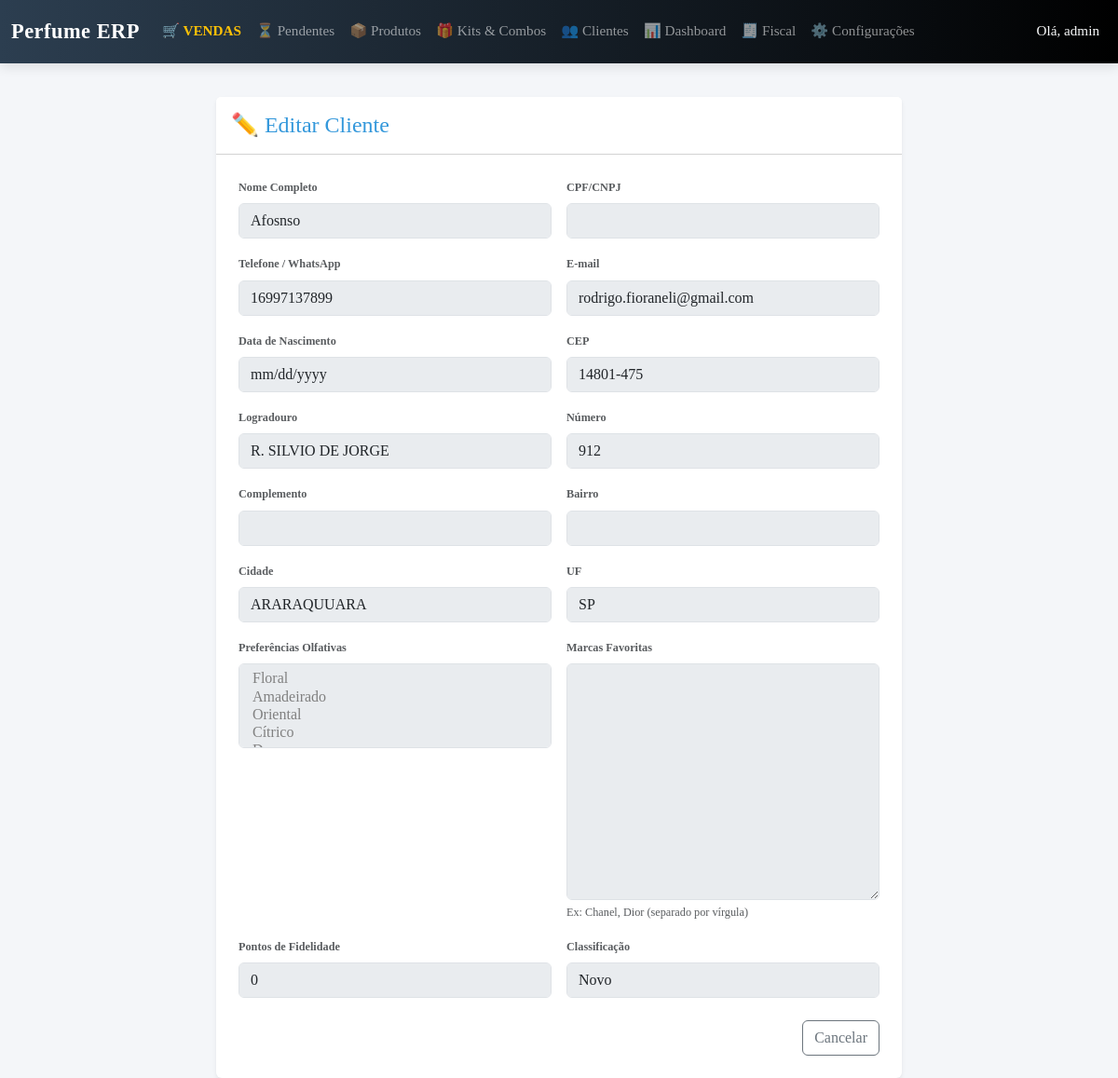
Page /clientes/detalhe/2/ (signed in) on the committed database.
### customers/models.py (models this page shows, shortened)
class Customer(models.Model):
    CLASSIFICATION_CHOICES = [
        ('novo', 'Novo'),
        ('recorrente', 'Recorrente'),
        ('vip', 'VIP'),
    ]
    name = models.CharField("Nome Completo", max_length=255)
    cpf_cnpj = models.CharField("CPF/CNPJ", max_length=20, unique=True, blank=True, null=True)
    phone = models.CharField("Telefone / WhatsApp", max_length=20)
    email = models.EmailField("E-mail", blank=True, null=True)
    birth_date = models.DateField("Data de Nascimento", blank=True, null=True)
    zip_code = models.CharField("CEP", max_length=10, blank=True)
    street = models.CharField("Logradouro", max_length=100, blank=True)
    number = models.CharField("Número", max_length=10, blank=True)
    complement = models.CharField("Complemento", max_length=50, blank=True)
    neighborhood = models.CharField("Bairro", max_length=50, blank=True)
    city = models.CharField("Cidade", max_length=50, blank=True)
    state = models.CharField("UF", max_length=2, blank=True)
    fragrance_preferences = models.ManyToManyField(FragranceFamily, blank=True, verbose_name="Preferências Olfativas")
    favorite_brands = models.TextField("Marcas Favoritas", blank=True, help_text="Ex: Chanel, Dior (separado por vírgula)")
    loyalty_points = models.IntegerField("Pontos de Fidelidade", default=0)
    classification = models.CharField("Classificação", max_length=20, choices=CLASSIFICATION_CHOICES, default='novo')
    created_at = models.DateTimeField(auto_now_add=True)
    updated_at = models.DateTimeField(auto_now=True)
    class Meta:
        verbose_name = "Cliente"
        verbose_name_plural = "Clientes"

### customers/views.py (the view)
# urls.py: path('detalhe/<int:pk>/', views.customer_detail, name='customer_detail'),
@login_required
def customer_detail(request, pk):
    customer = get_object_or_404(Customer, pk=pk)
    form = CustomerForm(instance=customer, readonly=True)
    return render(request, 'customers/customer_form.html', {'form': form, 'readonly': True})

### customers/forms.py (shortened to what this page needs)
class CustomerForm(forms.ModelForm):
    class Meta:
        model = Customer
        fields = '__all__'
        widgets = {
            'birth_date': forms.DateInput(attrs={'type': 'date'}),
        }
    def __init__(self, *args, **kwargs):
        readonly = kwargs.pop('readonly', False)
        super().__init__(*args, **kwargs)
        for field in self.fields.values():
            if not isinstance(field.widget, (forms.CheckboxInput, forms.RadioSelect, forms.FileInput)):
                field.widget.attrs['class'] = 'form-control'
            if isinstance(field.widget, forms.FileInput):
                field.widget.attrs['class'] = 'form-control'
            if readonly:
                field.disabled = True

### customers/models.py (called while the page is built)
    def __str__(self):
        return self.name

### templates/customers/customer_form.html (shortened to what this page needs)
{% extends 'base.html' %}
{% block content %}
<div class="container mt-4">
    <div class="row justify-content-center">
        <div class="col-md-8">
            <div class="card shadow-sm border-0">
                <div class="card-header bg-white py-3">
                    <h4 class="mb-0 text-primary">
                        {% if form.instance.pk %}✏️ Editar Cliente{% else %}👤 Novo Cliente{% endif %}
                    </h4>
                </div>
                <div class="card-body p-4">
                    <form method="post">
                        <div class="row g-3">
                            {% for field in form %}
                            <div class="col-md-6">
                                <label for="{{ field.id_for_label }}" class="form-label fw-bold small text-muted">{{ field.label }}</label>
                                {{ field }}
                                {% if field.help_text %}
                                <div class="form-text">{{ field.help_text }}</div>
                                {% endif %}
                            </div>
                            {% endfor %}
                        </div>
                        <div class="d-flex justify-content-end gap-2 mt-4">
                            <a href="{% url 'customer_list' %}" class="btn btn-outline-secondary">Cancelar</a>
                        </div>
                    </form>
                </div>
            </div>
        </div>
    </div>
</div>
{% endblock %}

### templates/base.html (shortened to what this page needs)
{% load static %}
<!DOCTYPE html>
<html lang="pt-br">
<head>
    <link href="https://cdn.jsdelivr.net/npm/bootstrap@5.3.0/dist/css/bootstrap.min.css" rel="stylesheet">
    <link href="https://cdn.datatables.net/1.13.4/css/dataTables.bootstrap5.min.css" rel="stylesheet">
    <link href="https://cdn.datatables.net/responsive/2.5.0/css/responsive.bootstrap5.min.css" rel="stylesheet">
</head>
<body class="{% if user.is_authenticated %}authenticated{% endif %}">
    {% if user.is_authenticated %}
    <nav class="navbar navbar-expand-lg navbar-dark bg-dark fixed-top shadow">
        <div class="container-fluid">
            <a class="navbar-brand" href="{% url 'home' %}">Perfume ERP</a>
            <div class="collapse navbar-collapse" id="navbarNav">
                {% if user.is_authenticated %}
                <ul class="navbar-nav me-auto">
                    <li class="nav-item"><a class="nav-link fw-bold text-warning" href="{% url 'pos_view' %}">🛒 VENDAS</a></li>
                    <li class="nav-item"><a class="nav-link" href="{% url 'pending_sales' %}">⏳ Pendentes</a></li>
                    <li class="nav-item"><a class="nav-link" href="{% url 'product_list' %}">📦 Produtos</a></li>
                    <li class="nav-item"><a class="nav-link" href="{% url 'kit_manage' %}">🎁 Kits & Combos</a></li>
                    <li class="nav-item"><a class="nav-link" href="{% url 'customer_list' %}">👥 Clientes</a></li>
                    {% if user.is_superuser %}
                    <li class="nav-item"><a class="nav-link" href="{% url 'reports_dashboard' %}">📊 Dashboard</a></li>
                    <li class="nav-item"><a class="nav-link" href="{% url 'import_data' %}">🧾 Fiscal</a></li>
                    <li class="nav-item"><a class="nav-link" href="{% url 'settings_dashboard' %}">⚙️ Configurações</a></li>
                    {% endif %}
                </ul>
                {% endif %}
                <ul class="navbar-nav">
                    {% if user.is_authenticated %}
                        <li class="nav-item"><span class="nav-link text-light">Olá, {{ user.username }}</span></li>
                    {% endif %}
                </ul>
            </div>
        </div>
    </nav>
    {% endif %}
    {% block content %}{% endblock %}
</body>
</html>

### rows in the picture
Customer: form "Afosnso" "16997137899" "rodrigo.fioraneli@gmail.com" "14801-475" "R. SILVIO DE JORGE" "912" "ARARAQUUARA" "SP" "0" "Novo"

### other values in the picture
{{ user.username }} "admin"
{{ field.label }} "Nome Completo" "CPF/CNPJ" "Telefone / WhatsApp" "E-mail" "Data de Nascimento" "CEP" "Logradouro" "Número" "Complemento" "Bairro" "Cidade" "UF" "Preferências Olfativas" "Marcas Favoritas" "Pontos de Fidelidade" "Classificação"
{{ field.help_text }} "Ex: Chanel, Dior (separado por vírgula)"
